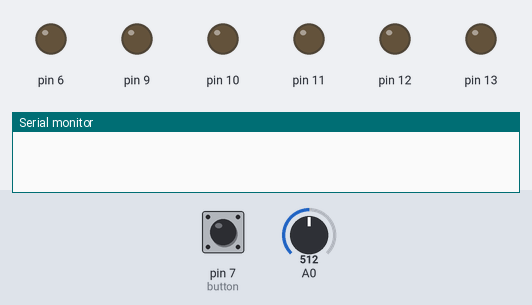
Simulated run of this sketch. Board: Arduino Uno, built with avr-gcc and run on an emulated ATmega328P. Parts: output pins drawn as LEDs (lit = HIGH), the last lines printed to the serial monitor. The test bench sets the inputs (shaded band); at power-on: pin 7 (button) HIGH, A0 = 512.

Above: at 0.8 s.
0.9 s: pin 7 (button) pulled LOW for 0.15 s
At 1.9 s:
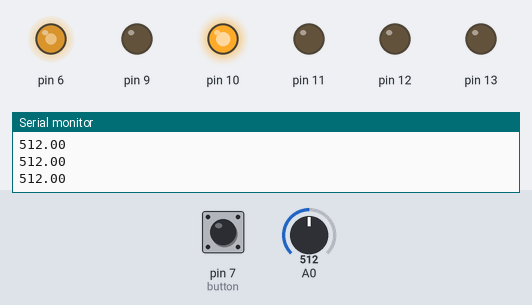
2.5 s: A0 set to 597
4.0 s: A0 set to 629
At 4.5 s:
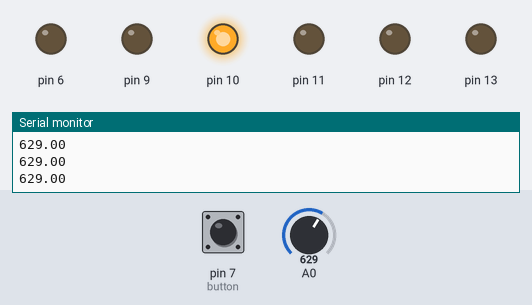
5.5 s: A0 set to 511
At 5.9 s:
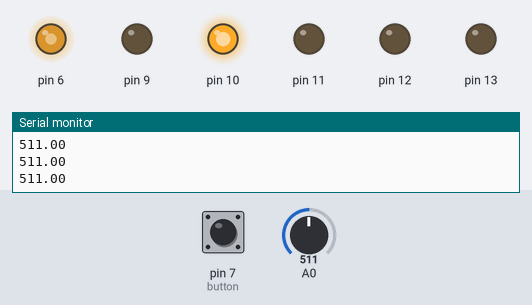
7.0 s: A0 set to 716
At 8.2 s:
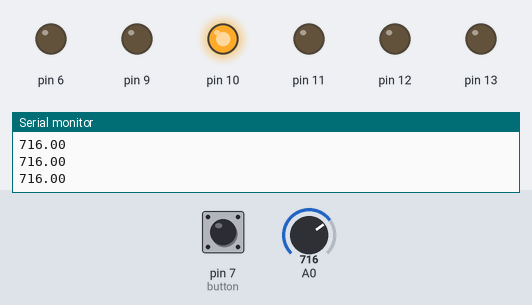
Timing chart, 0 to 9.5 s (numbered marks = the images above; inputs shaded):
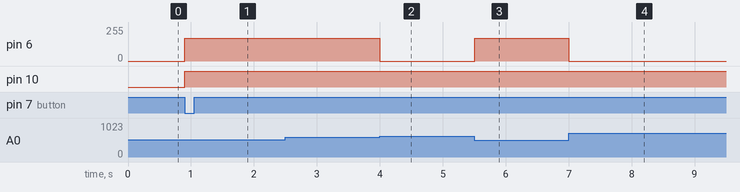

Measured:
- the behaviour switches between 614 and 615 on A0 (found by bisection; images 1 and 2)
- after the input at 0.9 s, pin 6: 0/255 → 170/255 at once; pin 10: LOW → HIGH at once
- after the input at 4.0 s, pin 6: 170/255 → 0/255 at once
- after the input at 5.5 s, pin 6: 0/255 → 170/255 at once
- after the input at 7.0 s, pin 6: 170/255 → 0/255 at once

The sketch:

robocar.ino
```cpp
/*
 * Управление двигателями через драйвер L293
 *
 *
*/


struct MOTOR
{
  int in1;
  int in2;
  int enable;
};

//Порты МК к которым подключаются порты драйвера
MOTOR MOTOR2 = {13,12,11};
MOTOR MOTOR1 = {10,9,6};

int spd = 170; //Скорость вращения двигателя (делитель ШИМ) 1-255
int button = 7; //Пин подключения кнопки
boolean wait;
float border;
float white;
float black;

void setup() {
  // put your setup code here, to run once:
  Serial.begin(9600);
  // Инициализация "Датчика света"
  pinMode(A0, INPUT);
  //Инициализация кнопки
  pinMode(button, INPUT);
  digitalWrite(button, HIGH); // Подключаем подтягивающий резистор
  //Инициализация пинов управления двигателем
  pinMode(MOTOR1.in1, OUTPUT);
  pinMode(MOTOR1.in2, OUTPUT);
  pinMode(MOTOR2.in1, OUTPUT);
  pinMode(MOTOR2.in2, OUTPUT);
  pinMode(MOTOR2.enable, OUTPUT);
  // Ожидаем нажатие кнопки
  while(wait == false){
    //Serial.print( "button " );
    //Serial.println( digitalRead(button) );
    if (digitalRead(button) == LOW){
      wait = true;
    };
  }
  white = analogRead(A0); //Получаем значение уровня белого
  Serial.print( "white: " );
  Serial.println( white );
  black = white * 1.2 ; //Уровень черного на 20% больше уровня белого
  Serial.print( "black: " );
  Serial.println( black );
  //forward();
  //delay(1000);
  //Serial.println( "stop " );
  //stopDrive();

/*
   //Test
   delay(5000);
  forward();
  delay(1000);
  stopDrive();
*/
/*
  back();
  delay(5000);
  stopDrive();

  left();
  delay(5000);
  stopDrive();

  right();
  delay(5000);
  stopDrive();
*/
}

void loop() {
  // put your main code here, to run repeatedly:
  border = analogRead(A0);
  if (border >= black)
  {
    stopDrive();
  } else {
    forward();
  }
  Serial.println(border);
  //delay(200);
}

void stopDrive()
{
  analogWrite(MOTOR1.enable, 0);
  digitalWrite(MOTOR2.enable, LOW);

}

void forward()
{
  digitalWrite(MOTOR1.in1, HIGH);
  digitalWrite(MOTOR1.in2, LOW);
  analogWrite(MOTOR1.enable, spd);
}

void back()
{
  digitalWrite(MOTOR1.in1, LOW);
  digitalWrite(MOTOR1.in2, HIGH);
  analogWrite(MOTOR1.enable, 255);
}

void left()
{
  digitalWrite(MOTOR2.in1, HIGH);
  digitalWrite(MOTOR2.in2, LOW);
  digitalWrite(MOTOR2.enable, HIGH);
}

void right()
{
  digitalWrite(MOTOR2.in1, LOW);
  digitalWrite(MOTOR2.in2, HIGH);
  digitalWrite(MOTOR2.enable, HIGH);
}
```
